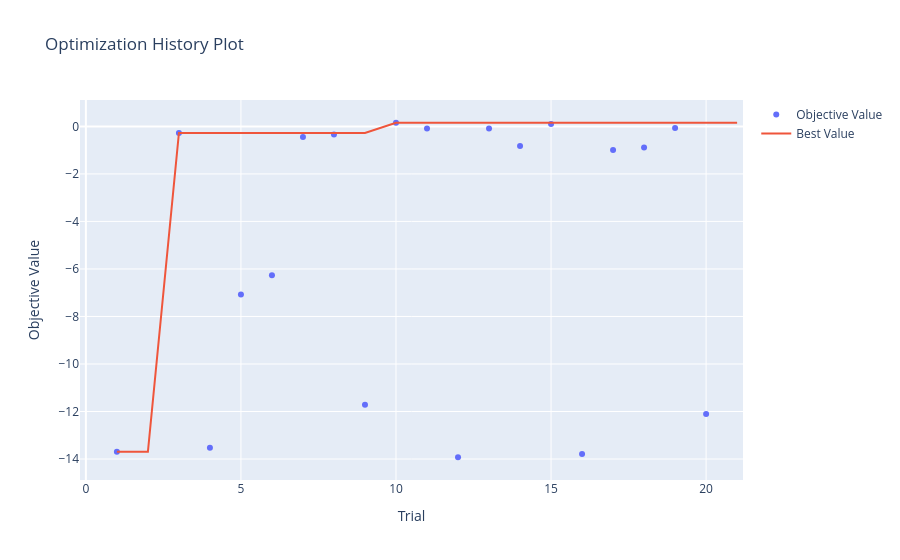
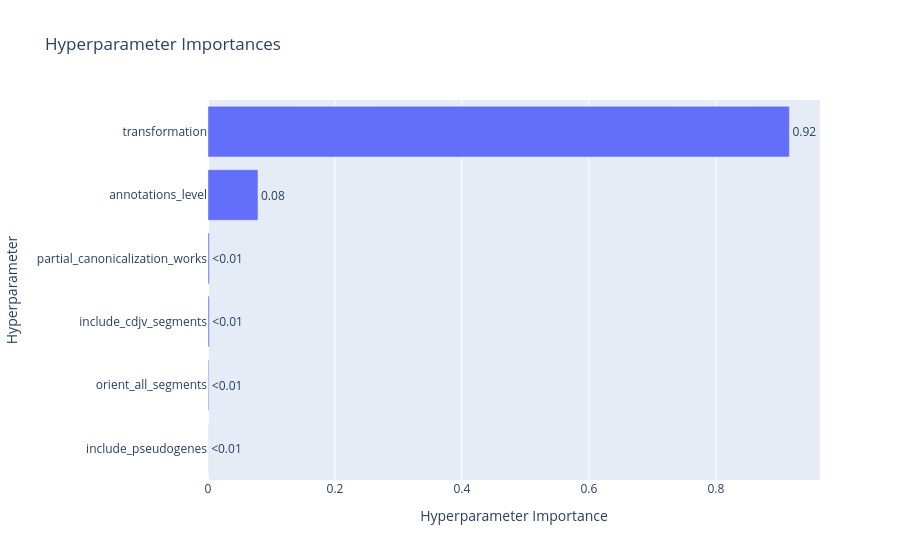

The notebook cell saved with these charts, in order:
### Code cell
from optuna.visualization import (
    plot_optimization_history,
    plot_param_importances,
    plot_parallel_coordinate,
    plot_edf,
    plot_rank,  # útil específicamente para ver cobertura del espacio
)
import optuna

study = optuna.load_study(study_name="phase_1", storage="sqlite:///../../outputs/hpo/phase_1/optuna.db")
plot_optimization_history(study).show()
plot_param_importances(study).show()

### Figure 1 — Plotly figure (JSON) as saved in the notebook; plotly's stock layout.template omitted (floating-point values rounded to 4 significant figures)
{"data": [{"mode": "markers", "name": "Objective Value", "type": "scatter", "x": [1, 3, 4, 5, 6, 7, 8, 9, 10, 11, 12, 13, 14, 15, 16, 17, 18, 19, 20], "y": [-13.7, -0.2743, -13.53, -7.078, -6.265, -0.4514, -0.3376, -11.72, 0.1533, -0.09086, -13.93, -0.08478, -0.8248, 0.09804, -13.79, -0.9935, -0.8875, -0.07274, -12.11]}, {"mode": "lines", "name": "Best Value", "type": "scatter", "x": [0, 1, 2, 3, 4, 5, 6, 7, 8, 9, 10, 11, 12, 13, 14, 15, 16, 17, 18, 19, 20, 21], "y": [null, -13.7, -13.7, -0.2743, -0.2743, -0.2743, -0.2743, -0.2743, -0.2743, -0.2743, 0.1533, 0.1533, 0.1533, 0.1533, 0.1533, 0.1533, 0.1533, 0.1533, 0.1533, 0.1533, 0.1533, 0.1533]}, {"marker": {"color": "#cccccc"}, "mode": "markers", "name": "Infeasible Trial", "showlegend": false, "type": "scatter", "x": [], "y": []}], "layout": {"title": {"text": "Optimization History Plot"}, "xaxis": {"title": {"text": "Trial"}}, "yaxis": {"title": {"text": "Objective Value"}}}}

### Figure 2 — Plotly figure (JSON) as saved in the notebook; plotly's stock layout.template omitted (floating-point values rounded to 4 significant figures)
{"data": [{"cliponaxis": false, "hovertemplate": ["include_pseudogenes (CategoricalDistribution): 0.0002083495393066851<extra></extra>", "orient_all_segments (CategoricalDistribution): 0.001203081155101197<extra></extra>", "include_cdjv_segments (CategoricalDistribution): 0.0020132727467338323<extra></extra>", "partial_canonicalization_works (CategoricalDistribution): 0.002084153601626546<extra></extra>", "annotations_level (CategoricalDistribution): 0.07871877767940927<extra></extra>", "transformation (CategoricalDistribution): 0.9157723652778227<extra></extra>"], "name": "Objective Value", "orientation": "h", "text": ["<0.01", "<0.01", "<0.01", "<0.01", "0.08", "0.92"], "textposition": "outside", "type": "bar", "x": [0.0002083, 0.001203, 0.002013, 0.002084, 0.07872, 0.9158], "y": ["include_pseudogenes", "orient_all_segments", "include_cdjv_segments", "partial_canonicalization_works", "annotations_level", "transformation"]}], "layout": {"title": {"text": "Hyperparameter Importances"}, "xaxis": {"title": {"text": "Hyperparameter Importance"}}, "yaxis": {"title": {"text": "Hyperparameter"}}}}
